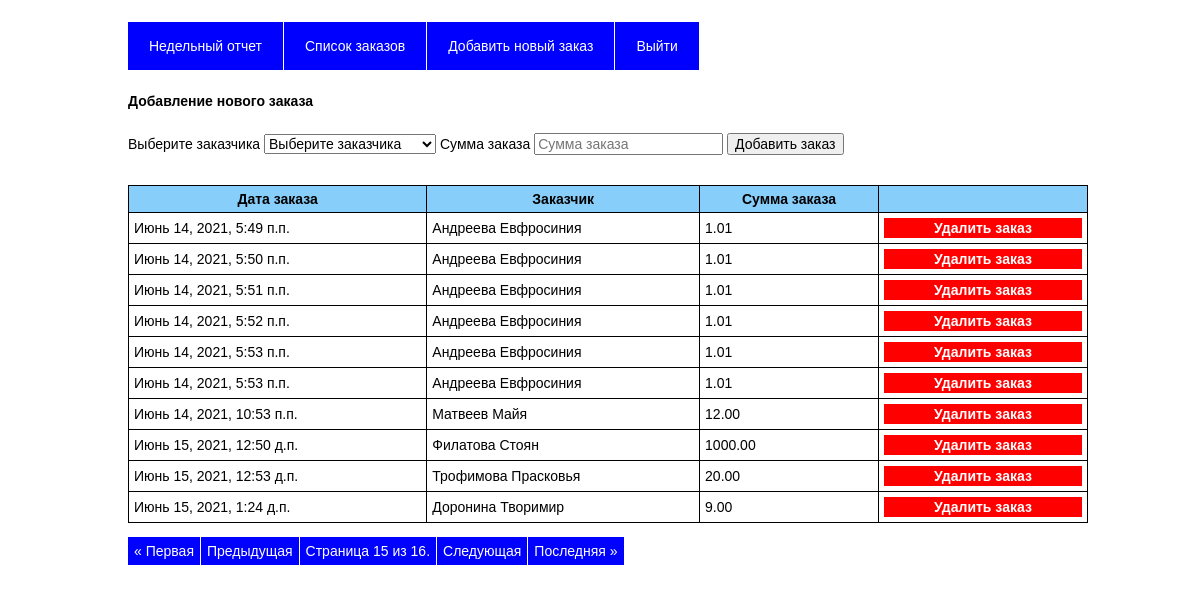
The page /my_orders/?page=15 (signed in) on the database its author committed.
### orders/models.py (models this page shows, shortened)
class Order(models.Model):
    client_id = models.ForeignKey(User, on_delete=models.CASCADE, verbose_name='Заказчик', blank=True)
    date_order = models.DateTimeField(verbose_name='Дата заказа')
    total = models.DecimalField(verbose_name='Сумма заказа', decimal_places=2, max_digits=100)
    class Meta:
        verbose_name = 'Заказ'
        verbose_name_plural = 'Заказы'
        ordering = ("-date_order", "id")

### orders/views.py (the view, shortened to what this page needs)
# urls.py: path('my_orders/', views.my_orders, name='my_orders'),
def my_orders(request) -> HttpResponse:
    if not request.user.is_authenticated:
        return redirect('home')
    if not request.user.is_staff:
        return redirect('logout')
    dataOrders: Order = Order.objects.all().order_by('id')
    users: User = User.objects.filter(groups__name='Заказчики').order_by("last_name", "first_name")
    paginator = Paginator(dataOrders, 10)
    page_number = request.GET.get('page')
    page_obj = paginator.get_page(page_number)
    return render(request, 'orders/my_orders.html', {"users": users, 'page_obj': page_obj,
                                                     "data_orders": dataOrders, "active_page":"my_orders"})

### orders/templates/orders/my_orders.html (shortened to what this page needs)
{% extends 'orders/base.html' %}
{% block main %}
<div>
    <h5>Добавление нового заказа</h5>
    <form method="post" action="{% url 'my_orders' %}" name="test">
        <label for="user">Выберите заказчика</label>
        <select id="user" name="user" required>
            <option>Выберите заказчика</option>
        </select>
        <label for="total_order">Сумма заказа</label>
        <input type="number"  step="0.01" placeholder="Сумма заказа" name="total_order" id="total_order" required>
        <input type="submit" value="Добавить заказ">
    </form>
</div>
<div style="margin-top:30px;">
    <table cellpadding="5" cellspacing="10" border="1">
        <thead>
            <tr>
                <th>Дата заказа</th>
                <th>Заказчик</th>
                <th>Сумма заказа</th>
                <th></th>
            </tr>
        </thead>
        <tbody>
            {% for order in page_obj %}
            <tr>
                <td>{{ order.date_order }}</td>
                <td>{{ order.client_id.last_name }} {{ order.client_id.first_name }}</td>
                <td>{{ order.total }}</td>
                <td>
                    <form action="{% url 'my_orders' %}" method="post">
                        <input type="submit" class="btn-delete" value="Удалить заказ">
                    </form>
                </td>
            </tr>
            {% endfor %}
        </tbody>
    </table>
    <div>
        <ul class="pagination">
            {% if page_obj.has_previous %}
            <li><a href="{% url 'my_orders' %}?page=1">&laquo; Первая</a></li>
            <li><a href="{% url 'my_orders' %}?page={{ page_obj.previous_page_number }}">Предыдущая</a></li>
            {% endif %}
            <li><a>Страница {{ page_obj.number }} из {{ page_obj.paginator.num_pages }}.</a></li>
            {% if page_obj.has_next %}
            <li><a href="{% url 'my_orders' %}?page={{ page_obj.next_page_number }}">Следующая</a></li>
            <li><a href="{% url 'my_orders' %}?page={{ page_obj.paginator.num_pages }}">Последняя &raquo;</a></li>
            {% endif %}
        </ul>
    </div>
</div>
{% endblock %}

### orders/templates/orders/base.html (style rules this page uses)
* { font-family: Verdana, Arial, Helvetica, sans-serif; font-size: 14px; }
body { width: 100%; }
.btn-delete { background: red; color: white; border: 1px solid red; width:100%; font-weight: bold }
table { border: 1px solid black; width: 100%; border-collapse: collapse; }
th { background: LightSkyBlue; font-weight: bold; border-bottom: 1px solid black; }
.pagination { list-style: none; width: auto; padding: 0px; }
.pagination li { float: left; margin-right: 1px; }
.pagination li a { display: block; padding: 5px; background: blue; color: white; text-decoration: none; position: relative; border: 1px solid blue; }

### rows shown on the page
Order: date_order "Июнь 14, 2021, 5:49 п.п.", client_id.last_name "Андреева", client_id.first_name "Евфросиния", total "1.01"
Order: date_order "Июнь 14, 2021, 5:50 п.п.", client_id.last_name "Андреева", client_id.first_name "Евфросиния", total "1.01"
Order: date_order "Июнь 14, 2021, 5:51 п.п.", client_id.last_name "Андреева", client_id.first_name "Евфросиния", total "1.01"
Order: date_order "Июнь 14, 2021, 5:52 п.п.", client_id.last_name "Андреева", client_id.first_name "Евфросиния", total "1.01"
Order: date_order "Июнь 14, 2021, 5:53 п.п.", client_id.last_name "Андреева", client_id.first_name "Евфросиния", total "1.01"
Order: date_order "Июнь 14, 2021, 5:53 п.п.", client_id.last_name "Андреева", client_id.first_name "Евфросиния", total "1.01"
Order: date_order "Июнь 14, 2021, 10:53 п.п.", client_id.last_name "Матвеев", client_id.first_name "Майя", total "12.00"
Order: date_order "Июнь 15, 2021, 12:50 д.п.", client_id.last_name "Филатова", client_id.first_name "Стоян", total "1000.00"
Order: date_order "Июнь 15, 2021, 12:53 д.п.", client_id.last_name "Трофимова", client_id.first_name "Прасковья", total "20.00"
Order: date_order "Июнь 15, 2021, 1:24 д.п.", client_id.last_name "Доронина", client_id.first_name "Творимир", total "9.00"

### other values the page prints
{{ page_obj.number }} "15"
{{ page_obj.paginator.num_pages }} "16"
